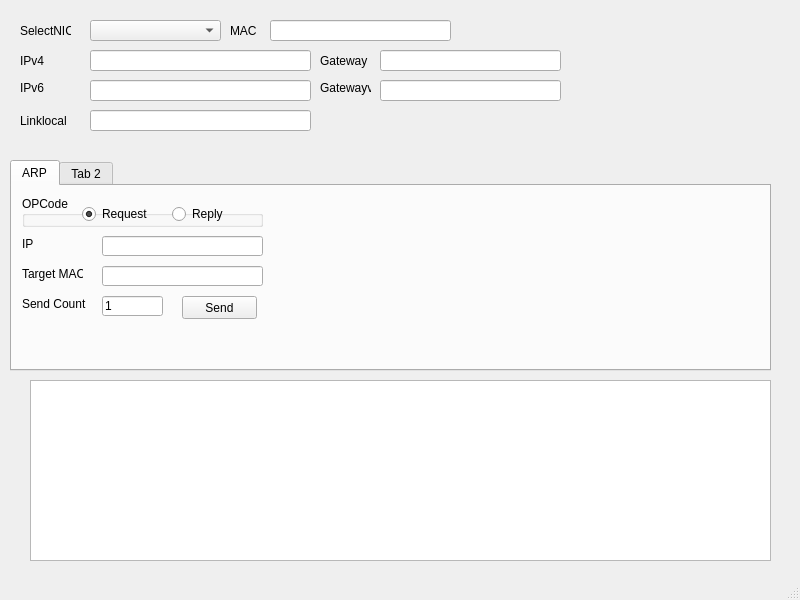
<?xml version="1.0" encoding="UTF-8"?>
<ui version="4.0">
 <class>MainWindow</class>
 <widget class="QMainWindow" name="MainWindow">
  <property name="geometry">
   <rect>
    <x>0</x>
    <y>0</y>
    <width>800</width>
    <height>600</height>
   </rect>
  </property>
  <property name="windowTitle">
   <string>SendPacketTool</string>
  </property>
  <widget class="QWidget" name="centralwidget">
   <widget class="QLabel" name="label_eth_SelectNIC">
    <property name="geometry">
     <rect>
      <x>20</x>
      <y>20</y>
      <width>51</width>
      <height>21</height>
     </rect>
    </property>
    <property name="text">
     <string>SelectNIC</string>
    </property>
   </widget>
   <widget class="QLabel" name="label_eth_MAC">
    <property name="geometry">
     <rect>
      <x>230</x>
      <y>20</y>
      <width>31</width>
      <height>21</height>
     </rect>
    </property>
    <property name="text">
     <string>MAC</string>
    </property>
   </widget>
   <widget class="QLabel" name="label_eth_IPv4">
    <property name="geometry">
     <rect>
      <x>20</x>
      <y>50</y>
      <width>51</width>
      <height>21</height>
     </rect>
    </property>
    <property name="text">
     <string>IPv4</string>
    </property>
   </widget>
   <widget class="QLabel" name="label_eth_IPv6">
    <property name="geometry">
     <rect>
      <x>20</x>
      <y>80</y>
      <width>51</width>
      <height>16</height>
     </rect>
    </property>
    <property name="text">
     <string>IPv6</string>
    </property>
   </widget>
   <widget class="QComboBox" name="comboBox_eth_SelectNIC">
    <property name="geometry">
     <rect>
      <x>90</x>
      <y>20</y>
      <width>131</width>
      <height>21</height>
     </rect>
    </property>
   </widget>
   <widget class="QLineEdit" name="lineEdit_eth_MAC">
    <property name="geometry">
     <rect>
      <x>270</x>
      <y>20</y>
      <width>181</width>
      <height>21</height>
     </rect>
    </property>
   </widget>
   <widget class="QLineEdit" name="lineEdit_eth_IPv4">
    <property name="geometry">
     <rect>
      <x>90</x>
      <y>50</y>
      <width>221</width>
      <height>21</height>
     </rect>
    </property>
   </widget>
   <widget class="QLineEdit" name="lineEdit_eth_IPv6">
    <property name="geometry">
     <rect>
      <x>90</x>
      <y>80</y>
      <width>221</width>
      <height>21</height>
     </rect>
    </property>
   </widget>
   <widget class="QLabel" name="label_eth_Linklocal">
    <property name="geometry">
     <rect>
      <x>20</x>
      <y>110</y>
      <width>51</width>
      <height>21</height>
     </rect>
    </property>
    <property name="text">
     <string>Linklocal</string>
    </property>
   </widget>
   <widget class="QLineEdit" name="lineEdit_eth_Linklocal">
    <property name="geometry">
     <rect>
      <x>90</x>
      <y>110</y>
      <width>221</width>
      <height>21</height>
     </rect>
    </property>
   </widget>
   <widget class="QLabel" name="label_eth_Gateway">
    <property name="geometry">
     <rect>
      <x>320</x>
      <y>50</y>
      <width>51</width>
      <height>21</height>
     </rect>
    </property>
    <property name="text">
     <string>Gateway</string>
    </property>
   </widget>
   <widget class="QLineEdit" name="lineEdit_eth_Gateway">
    <property name="geometry">
     <rect>
      <x>380</x>
      <y>50</y>
      <width>181</width>
      <height>21</height>
     </rect>
    </property>
   </widget>
   <widget class="QLineEdit" name="lineEdit_eth_Gatewayv6">
    <property name="geometry">
     <rect>
      <x>380</x>
      <y>80</y>
      <width>181</width>
      <height>21</height>
     </rect>
    </property>
   </widget>
   <widget class="QLabel" name="label_eth_Gatewayv6">
    <property name="geometry">
     <rect>
      <x>320</x>
      <y>80</y>
      <width>51</width>
      <height>16</height>
     </rect>
    </property>
    <property name="text">
     <string>Gatewayv6</string>
    </property>
   </widget>
   <widget class="QTabWidget" name="tabWidget">
    <property name="geometry">
     <rect>
      <x>10</x>
      <y>160</y>
      <width>761</width>
      <height>211</height>
     </rect>
    </property>
    <widget class="QWidget" name="tab">
     <attribute name="title">
      <string>ARP</string>
     </attribute>
     <widget class="QLabel" name="label_ARP_IP">
      <property name="geometry">
       <rect>
        <x>10</x>
        <y>50</y>
        <width>61</width>
        <height>16</height>
       </rect>
      </property>
      <property name="text">
       <string>IP</string>
      </property>
     </widget>
     <widget class="QLabel" name="label_ARP_TargetMAC">
      <property name="geometry">
       <rect>
        <x>10</x>
        <y>80</y>
        <width>61</width>
        <height>16</height>
       </rect>
      </property>
      <property name="text">
       <string>Target MAC</string>
      </property>
     </widget>
     <widget class="QLineEdit" name="lineEdit_ARP_IP">
      <property name="geometry">
       <rect>
        <x>90</x>
        <y>50</y>
        <width>161</width>
        <height>20</height>
       </rect>
      </property>
     </widget>
     <widget class="QLineEdit" name="lineEdit_TargetMAC">
      <property name="geometry">
       <rect>
        <x>90</x>
        <y>80</y>
        <width>161</width>
        <height>20</height>
       </rect>
      </property>
     </widget>
     <widget class="QLabel" name="label_ARP_SendCount">
      <property name="geometry">
       <rect>
        <x>10</x>
        <y>110</y>
        <width>71</width>
        <height>16</height>
       </rect>
      </property>
      <property name="text">
       <string>Send Count</string>
      </property>
     </widget>
     <widget class="QLineEdit" name="lineEdit_ARP_SendCount">
      <property name="geometry">
       <rect>
        <x>90</x>
        <y>110</y>
        <width>61</width>
        <height>20</height>
       </rect>
      </property>
      <property name="text">
       <string>1</string>
      </property>
     </widget>
     <widget class="QPushButton" name="pushButton_ARP_Send">
      <property name="geometry">
       <rect>
        <x>170</x>
        <y>110</y>
        <width>75</width>
        <height>23</height>
       </rect>
      </property>
      <property name="text">
       <string>Send</string>
      </property>
     </widget>
     <widget class="QGroupBox" name="groupBox_ARP_OPCode">
      <property name="geometry">
       <rect>
        <x>10</x>
        <y>10</y>
        <width>241</width>
        <height>31</height>
       </rect>
      </property>
      <property name="title">
       <string>OPCode</string>
      </property>
      <widget class="QRadioButton" name="radioButton_ARP_Request">
       <property name="geometry">
        <rect>
         <x>60</x>
         <y>10</y>
         <width>83</width>
         <height>16</height>
        </rect>
       </property>
       <property name="text">
        <string>Request</string>
       </property>
       <property name="checked">
        <bool>true</bool>
       </property>
      </widget>
      <widget class="QRadioButton" name="radioButton_ARP_Reply">
       <property name="geometry">
        <rect>
         <x>150</x>
         <y>10</y>
         <width>83</width>
         <height>16</height>
        </rect>
       </property>
       <property name="text">
        <string>Reply</string>
       </property>
      </widget>
     </widget>
    </widget>
    <widget class="QWidget" name="tab_2">
     <attribute name="title">
      <string>Tab 2</string>
     </attribute>
    </widget>
   </widget>
   <widget class="QPlainTextEdit" name="plainTextEdit_PrintMessage">
    <property name="geometry">
     <rect>
      <x>30</x>
      <y>380</y>
      <width>741</width>
      <height>181</height>
     </rect>
    </property>
   </widget>
  </widget>
  <widget class="QMenuBar" name="menubar">
   <property name="geometry">
    <rect>
     <x>0</x>
     <y>0</y>
     <width>800</width>
     <height>21</height>
    </rect>
   </property>
  </widget>
  <widget class="QStatusBar" name="statusbar"/>
 </widget>
 <resources/>
 <connections/>
</ui>
